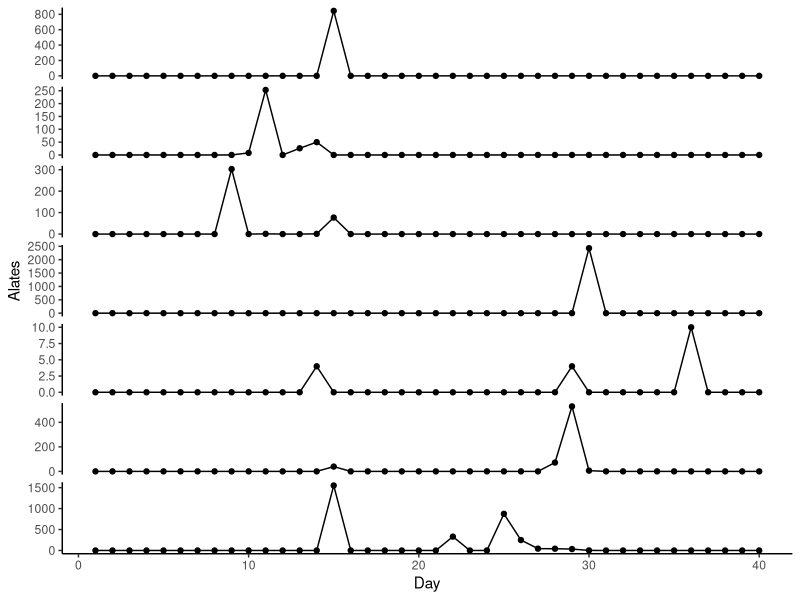
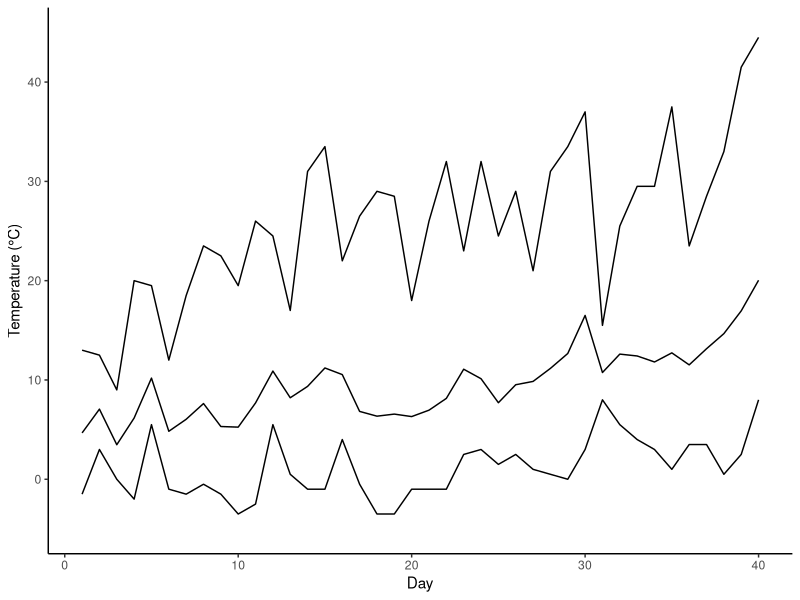

The R source for these figures, in order: (Note: this script raises an error after producing the figures.)
## Analysis for R.kanmonensis swarming
## Nobuaki Mizumoto

#------------------------------------------------------------------------------#
{
  library(MASS)
  
  library(car)
  library(lme4)
  library(multcomp)
  
  library(fitdistrplus)
  
  library(ggplot2)
  library(viridis)
  
}
#------------------------------------------------------------------------------#

#------------------------------------------------------------------------------#
Idelta <- function(x){
  return(length(x)*sum(x*(x-1)) / ( sum(x) * (sum(x)-1) ))
}
#------------------------------------------------------------------------------#

#------------------------------------------------------------------------------#
d_lab <- read.csv("data/raw/lab_swarm.csv",header=T)
d_field <- read.csv("data/raw/semifield_swarm.csv",header=T)
d_colony_found <- read.csv("data/raw/colony_foundation.csv",header=T)
d_hybrid_found <- read.csv("data/raw/hybrid_foundation.csv",header=T)

d_lab_5 <- d_lab[d_lab$temp_treat==5,]
d_lab_20 <- d_lab[d_lab$temp_treat==20,]

## time development
ggplot(d_field, aes(x = day, y=alates))  +
  geom_path() +
  geom_point() +
  facet_grid(colony_id~., scales = "free") +
  theme_classic() +
  theme(strip.background = element_blank(),
    strip.text.y = element_blank()  ) +
  xlab("Day")+
  ylab("Alates")

ggplot(d_field[d_field$colony_id == "col-1",])  +
  geom_path(aes(x = day, y=ave_temp)) +
  geom_path(aes(x = day, y=min_temp)) +
  geom_path(aes(x = day, y=max_temp)) +
  ylim(-5,45) +
  theme_classic()+
  xlab("Day")+
  ylab("Temperature (°C)")

## Logistic fitting max temp vs alate fraction
total_nest_alate = tapply(d_field$cumulative_alate, d_field$colony_id, max)
d_field$alate_remaining_nest = rep(total_nest_alate, each = 40) - d_field$cumulative_alate

r <- glmer(cbind(alates, alate_remaining_nest)~max_temp+(1|colony_id), 
           family=binomial(link="logit"), data=d_field[d_field$end ==0,])
summary(r)
Anova(r)

logistic <- function(x){ 1/(1+exp(-x)) }
Est <- summary(r)$coefficient[,1]
fit_x <- seq(min(d_field[d_field$end==0,]$max_temp),
             max(d_field[d_field$end==0,]$max_temp),length.out=120) 
fit_y <- logistic(Est[1]+Est[2]*xdata)
logistic_fitting <- data.frame(fit_x, fit_y)

ggplot(d_field[d_field$end==0,])+
  geom_point( aes(x=max_temp, y=alate_fraction),
              alpha=1) +
  theme_classic()+
  #scale_color_viridis(discrete=F)+
  xlab("Maximum temperature (°C)")+
  ylab("Fraction of alates swarmed")+
  geom_line(aes(fit_x, fit_y), data=logistic_fitting)

r <- glmer(cbind(alates, alate_remaining_nest)~ave_temp+(1|colony_id), 
           family=binomial(link="logit"), data=d_field[d_field$end ==0,])
summary(r)
Anova(r)

r <- glmer(cbind(alates, alate_remaining_nest)~min_temp+(1|colony_id), 
           family=binomial(link="logit"), data=d_field[d_field$end ==0,])
summary(r)
Anova(r)



## lab time development
ggplot(d_lab_20, aes(x = day, y=alates))  +
  geom_path() +
  geom_point() +
  facet_grid(ID~., scales = "free") +
  theme_classic() +
  theme(strip.background = element_blank(),
        strip.text.y = element_blank()  ) +
  xlab("Day")+
  ylab("Alates")

ggplot(d_lab_20[d_lab_20$ID == "A1",])  +
  geom_path(aes(x = day, y=ave_temp)) +
  geom_path(aes(x = day, y=min_temp)) +
  geom_path(aes(x = day, y=max_temp)) +
  theme_classic()+
  ylim(-5,45) +
  xlab("Day")+
  ylab("Temperature (°C)")


## largest swarming
df_largest_swarm = data.frame(
  treat = c(rep("field", 7), rep("lab", 6)),
  colony = c( unique(d_field$colony_id), unique(d_lab_20$ID)),
  largest_swarm = c( tapply(d_field$alates, d_field$colony_id, max),
                     tapply(d_lab_20$alates, d_lab_20$ID, max)),
  total_swarm = c( tapply(d_field$cumulative_alate, d_field$colony_id, max),
                   tapply(d_lab_20$cumlative, d_lab_20$ID, max))
)

r <- glmer(cbind(largest_swarm, total_swarm-largest_swarm) ~ 
             treat+(1|colony), 
           family=binomial(link="logit"), data=df_largest_swarm)
summary(r)
Anova(r)

ggplot(df_largest_swarm, aes(x=treat, y = largest_swarm/total_swarm)) +
  geom_boxplot() + 
  geom_point() +
  ylim(c(0,1))
